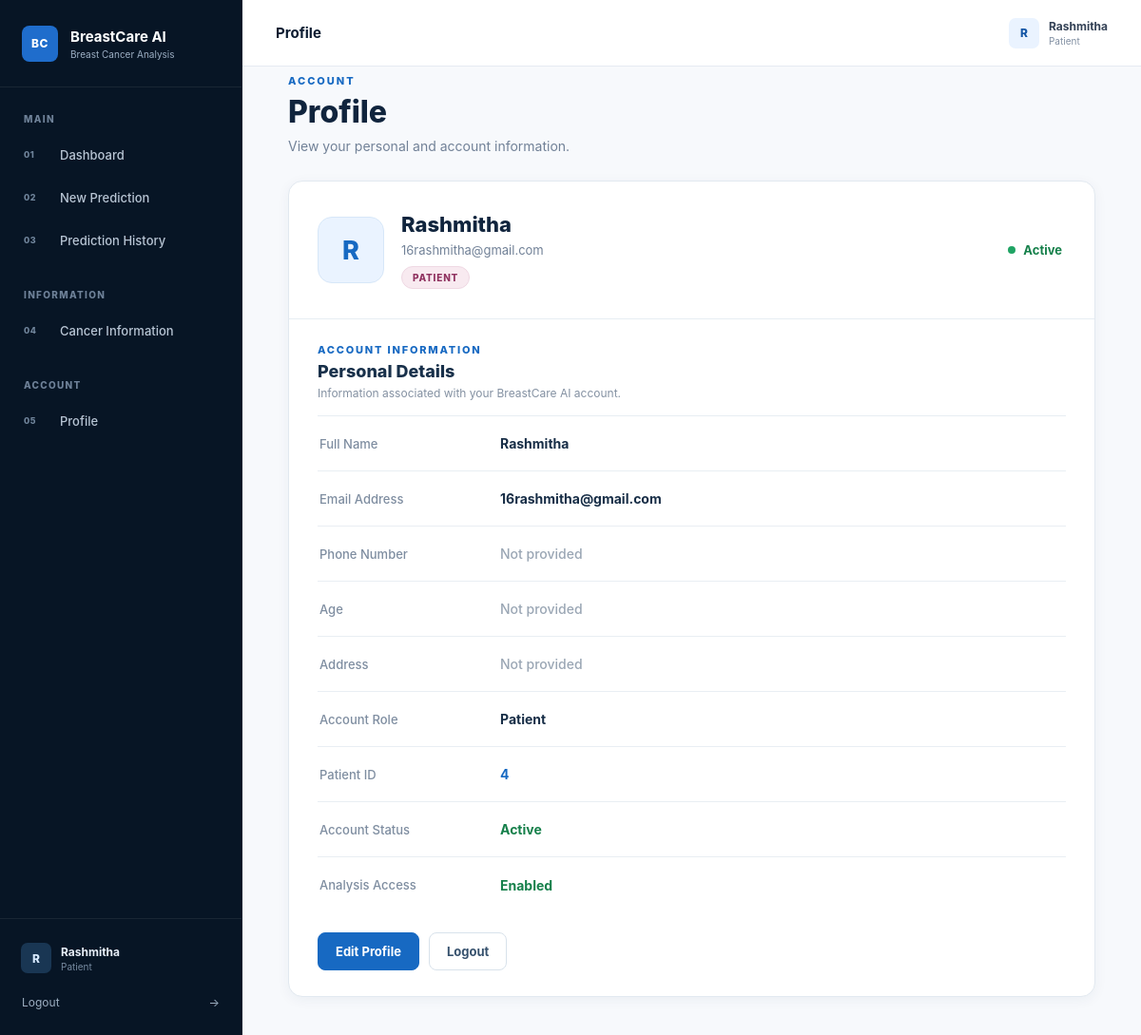
/profile (signed in), run on an earlier commit of the app's database.
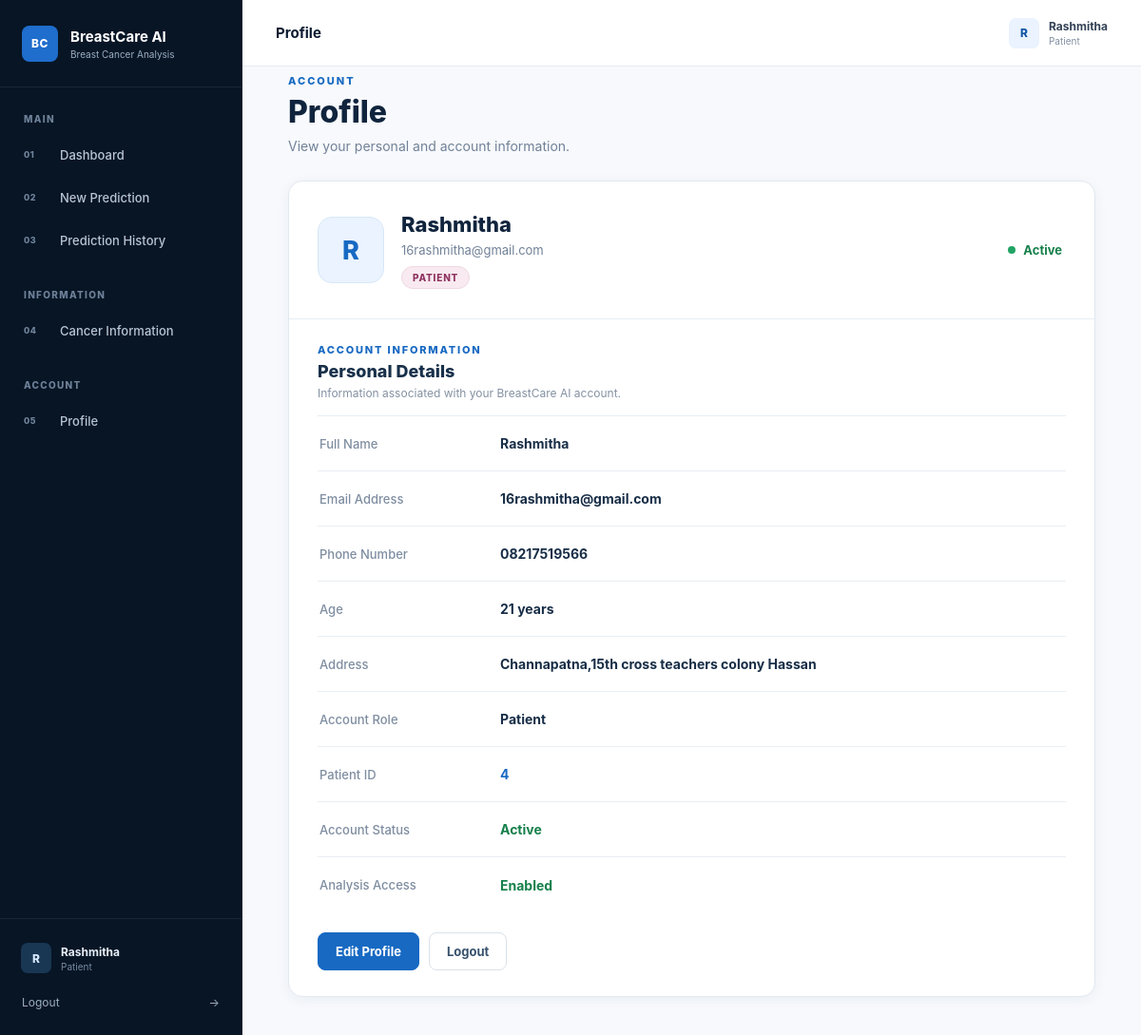
And on a later commit of the database.
### tables this page shows
CREATE TABLE users (

            id INTEGER PRIMARY KEY AUTOINCREMENT,

            name TEXT NOT NULL,

            email TEXT UNIQUE NOT NULL,

            password_hash TEXT NOT NULL,

            role TEXT NOT NULL DEFAULT 'patient',

            phone TEXT,

            age INTEGER,

            gender TEXT,

            address TEXT,

            profile_completed INTEGER NOT NULL DEFAULT 0,

            created_at TIMESTAMP DEFAULT CURRENT_TIMESTAMP
        );

### app.py (the view, shortened to what this page needs)
@app.route("/profile", methods=["GET", "POST"])
def profile():
    check = patient_required()
    if check:
        return check
    user = get_user_by_id(session["user_id"])
    return render_template(
        "patient/profile.html",
        user=user
    )

### app.py (called while the page is built)
def patient_required():
    if "user_id" not in session:
        return redirect(url_for("login"))
    if session.get("role") != "patient":
        return redirect(url_for("home"))
    return None

### models.py (called while the page is built)
def get_db():
    connection = sqlite3.connect(
        DATABASE_PATH
    )
    connection.row_factory = sqlite3.Row
    return connection

def get_user_by_id(user_id):
    connection = get_db()
    user = connection.execute(
        """
        SELECT *
        FROM users
        WHERE id = ?
        """,
        (user_id,)
    ).fetchone()
    connection.close()
    return user

### templates/patient/profile.html (shortened to what the changed rows need)
{% extends "base.html" %}
{% block topbar_title %}
Profile
{% endblock %}
{% block content %}
<div class="profile-page">
    <div class="profile-heading">
        <div class="eyebrow">
            ACCOUNT
        </div>
        <h1>
            Profile
        </h1>
        <p>
            View your personal and account information.
        </p>
    </div>
    <section class="profile-card" id="profileCard">
        <div class="profile-card-top">
            <div class="profile-identity">
                <div class="profile-avatar">
                    {{ user.name[0]|upper if user and user.name else "U" }}
                </div>
                <div class="profile-user">
                    <h2>
                        {{ user.name if user and user.name else "User" }}
                    </h2>
                    <div class="profile-email">
                        {{ user.email if user and user.email else "—" }}
                    </div>
                    <span class="profile-role">
                        {{ user.role|capitalize if user and user.role else "Patient" }}
                    </span>
                </div>
            </div>
            <div class="profile-active">
                <span class="active-dot"></span>
                Active
            </div>
        </div>
        <div class="profile-information">
            <div class="profile-information-header">
                <div class="profile-information-label">
                    ACCOUNT INFORMATION
                </div>
                <h3>
                    Personal Details
                </h3>
                <p>
                    Information associated with your BreastCare AI account.
                </p>
            </div>
            <div class="profile-info-row">
                <span class="profile-info-label">
                    Full Name
                </span>
                <strong class="profile-info-value display-value">
                    {{ user.name if user and user.name else "Not provided" }}
                </strong>
            </div>
            <div class="profile-info-row">
                <span class="profile-info-label">
                    Email Address
                </span>
                <strong class="profile-info-value display-value">
                    {{ user.email if user and user.email else "Not provided" }}
                </strong>
            </div>
            <div class="profile-info-row">
                <span class="profile-info-label">
                    Phone Number
                </span>
                {% if user.phone %}
                    <strong class="profile-info-value display-value">
                        {{ user.phone }}
                    </strong>
                {% else %}
                    <strong class="profile-info-value muted display-value">
                        Not provided
                    </strong>
                {% endif %}
            </div>
            <div class="profile-info-row">
                <span class="profile-info-label">
                    Age
                </span>
                {% if user.age %}
                    <strong class="profile-info-value display-value">
                        {{ user.age }} years
                    </strong>
                {% else %}
                    <strong class="profile-info-value muted display-value">
                        Not provided
                    </strong>
                {% endif %}
            </div>
            <div class="profile-info-row">
                <span class="profile-info-label">
                    Address
                </span>
                {% if user.address %}
                    <strong class="profile-info-value display-value">
                        {{ user.address }}
                    </strong>
                {% else %}
                    <strong class="profile-info-value muted display-value">
                        Not provided
                    </strong>
                {% endif %}
            </div>
            <div class="profile-info-row">
                <span class="profile-info-label">
                    Account Role
                </span>
                <strong class="profile-info-value display-value">
                    {{ user.role|capitalize if user and user.role else "Patient" }}
                </strong>
            </div>
            <div class="profile-info-row">
                <span class="profile-info-label">
                    Patient ID
                </span>
                <strong class="profile-info-value blue display-value">
                    {{ user.id if user and user.id is defined else "—" }}
                </strong>
            </div>
            <div class="profile-info-row">
                <span class="profile-info-label">
                    Account Status
                </span>
                <strong class="profile-info-value green">
                    Active
                </strong>
            </div>
            <div class="profile-info-row">
                <span class="profile-info-label">
                    Analysis Access
                </span>
                <strong class="profile-info-value green">
                    Enabled
                </strong>
            </div>
        </div>
        <div class="profile-actions">
            <button
                type="button"
                class="profile-button edit edit-button"
                onclick="enableEditing()"
            >
                Edit Profile
            </button>
            <a
                href="{{ url_for('logout') }}"
                class="profile-button logout"
            >
                Logout
            </a>
        </div>
    </section>
</div>
{% endblock %}

### templates/base.html (shortened to what the changed rows need)
<!DOCTYPE html>
<html lang="en">
<head>
    <link rel="stylesheet"
          href="{{ url_for('static', filename='css/style.css') }}">
</head>
<body>
{% if session.get("user_id") %}
<div class="app-layout">
    <aside class="sidebar" id="sidebar">
        <div class="brand">
            <div class="brand-mark">
                BC
            </div>
            <div class="brand-text">
                <strong>BreastCare AI</strong>
                <span>Breast Cancer Analysis</span>
            </div>
        </div>
        <div class="sidebar-scroll">
            <div class="nav-section">
                <div class="nav-section-title">
                    Main
                </div>
                {% if session.get("role") == "admin" %}
                    <a href="{{ url_for('admin_dashboard') }}"
                       class="nav-link">
                        <span class="nav-number">01</span>
                        <span>Dashboard</span>
                    </a>
                    <a href="{{ url_for('admin_patients') }}"
                       class="nav-link">
                        <span class="nav-number">02</span>
                        <span>Patients</span>
                    </a>
                    <a href="{{ url_for('admin_predictions') }}"
                       class="nav-link">
                        <span class="nav-number">03</span>
                        <span>Predictions</span>
                    </a>
                {% else %}
                    <a href="{{ url_for('patient_dashboard') }}"
                       class="nav-link">
                        <span class="nav-number">01</span>
                        <span>Dashboard</span>
                    </a>
                    <a href="{{ url_for('prediction') }}"
                       class="nav-link">
                        <span class="nav-number">02</span>
                        <span>New Prediction</span>
                    </a>
                    <a href="{{ url_for('history') }}"
                       class="nav-link">
                        <span class="nav-number">03</span>
                        <span>Prediction History</span>
                    </a>
                {% endif %}
            </div>
            {% if session.get("role") != "admin" %}
            <div class="nav-section">
                <div class="nav-section-title">
                    Information
                </div>
                <a href="{{ url_for('cancer_information') }}"
                   class="nav-link">
                    <span class="nav-number">04</span>
                    <span>Cancer Information</span>
                </a>
            </div>
            {% endif %}
            <div class="nav-section">
                <div class="nav-section-title">
                    Account
                </div>
                {% if session.get("role") != "admin" %}
                <a href="{{ url_for('profile') }}"
                   class="nav-link">
                    <span class="nav-number">05</span>
                    <span>Profile</span>
                </a>
                {% endif %}
            </div>
        </div>
        <div class="sidebar-footer">
            <div class="sidebar-user">
                <div class="sidebar-user-avatar">
                    {{ session.get("name", "U")[0]|upper }}
                </div>
                <div class="sidebar-user-info">
                    <strong>
                        {{ session.get("name", "User") }}
                    </strong>
                    <span>
                        {{ session.get("role", "patient")|capitalize }}
                    </span>
                </div>
            </div>
            <a href="{{ url_for('logout') }}"
               class="logout-link">
                <span>Logout</span>
                <span>→</span>
            </a>
        </div>
    </aside>
    <main class="main-area">
        <header class="topbar">
            <div class="topbar-title">
                {% block topbar_title %}{% endblock %}
            </div>
            <div class="topbar-user">
                <div class="topbar-user-avatar">
                    {{ session.get("name", "U")[0]|upper }}
                </div>
                <div class="topbar-user-details">
                    <strong>
                        {{ session.get("name", "User") }}
                    </strong>
                    <span>
                        {{ session.get("role", "patient")|capitalize }}
                    </span>
                </div>
            </div>
        </header>
        {% block content %}
        {% endblock %}
    </main>
</div>
{% endif %}
</body>
</html>

What changed in the data, as far as the page shows it:
changed users "Rashmitha": phone (not shown) → "08217519566"; age (not shown) → "21"; address (not shown) → "Channapatna,15th cross teachers colony Hassan"
Also different on the page:
text no longer shown: "Not provided Not provided Not provided"
text now shown: "years"
